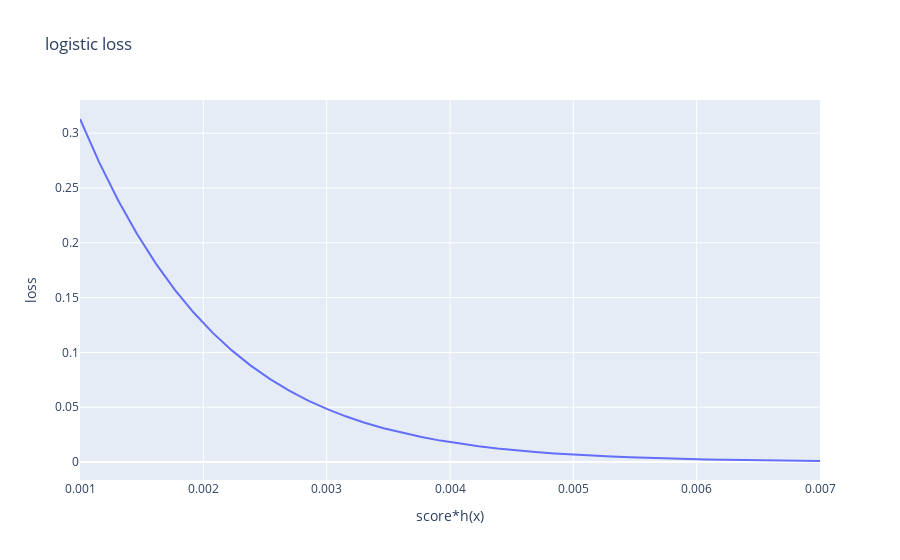

The code cell stored with this chart in its notebook:
### Code cell
import plotly.graph_objects as go
logistic_loss_trace = go.Scatter(x = params, y = logistic_losses, 
                                 mode = 'lines', name = 'logistic loss')

go.Figure([logistic_loss_trace], 
          layout = {'title': 'logistic loss', 'xaxis': {'title': 'score*h(x)'}, 
                    'yaxis': {'title': 'loss'}})

### Figure 1 — Plotly figure (JSON) as saved in the notebook; plotly's stock layout.template omitted (floating-point values rounded to 4 significant figures)
{"data": [{"mode": "lines", "name": "logistic loss", "type": "scatter", "x": [0.001, 0.001154, 0.001308, 0.001462, 0.001615, 0.001769, 0.001923, 0.002077, 0.002231, 0.002385, 0.002538, 0.002692, 0.002846, 0.003, 0.003154, 0.003308, 0.003462, 0.003615, 0.003769, 0.003923, 0.004077, 0.004231, 0.004385, 0.004538, 0.004692, 0.004846, 0.005, 0.005154, 0.005308, 0.005462, 0.005615, 0.005769, 0.005923, 0.006077, 0.006231, 0.006385, 0.006538, 0.006692, 0.006846, 0.007], "y": [0.313, 0.2739, 0.2391, 0.2083, 0.1811, 0.1571, 0.1362, 0.1178, 0.1018, 0.08792, 0.07584, 0.06536, 0.05629, 0.04845, 0.04167, 0.03583, 0.03079, 0.02646, 0.02272, 0.01951, 0.01675, 0.01438, 0.01234, 0.01059, 0.009081, 0.00779, 0.006682, 0.005731, 0.004915, 0.004215, 0.003614, 0.003099, 0.002658, 0.002279, 0.001954, 0.001675, 0.001436, 0.001231, 0.001056, 0.0009051]}], "layout": {"autosize": true, "title": {"text": "logistic loss"}, "xaxis": {"autorange": true, "range": [0.001, 0.007], "title": {"text": "score*h(x)"}, "type": "linear"}, "yaxis": {"autorange": true, "range": [-0.01643, 0.3303], "title": {"text": "loss"}, "type": "linear"}}}
